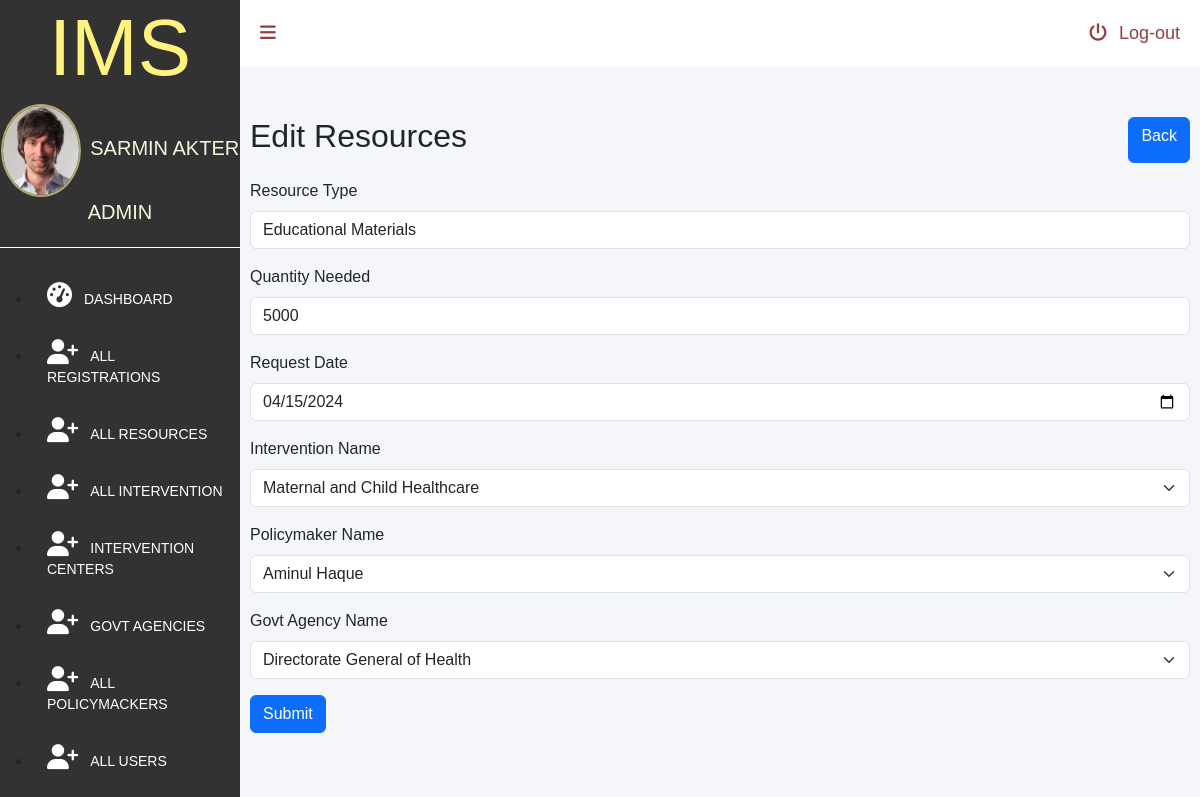
Page /admin/edit-resources.php?editId=37 (signed in) on the committed database.
### tables this page shows
CREATE TABLE `users`  (
  `userId` int(11) NOT NULL AUTO_INCREMENT,
  `name` varchar(255) NULL DEFAULT NULL,
  `username` varchar(255) NULL DEFAULT NULL,
  `role` varchar(255) NULL DEFAULT NULL,
  `password` varchar(255) NULL DEFAULT NULL,
  `email` varchar(255) NULL DEFAULT NULL,
  PRIMARY KEY (`userId`) USING BTREE
);

CREATE TABLE `resourceallocation_t`  (
  `resourceID` int(11) NOT NULL AUTO_INCREMENT,
  `resourceType` varchar(50) NULL DEFAULT NULL,
  `quantityNeeded` int(11) NULL DEFAULT NULL,
  `requestDate` date NULL DEFAULT NULL,
  `allocationDate` date NULL DEFAULT NULL,
  `approvalStatus` varchar(3) NULL DEFAULT NULL,
  `interventionID` char(5) NULL DEFAULT NULL,
  `policymakerID` char(5) NULL DEFAULT NULL,
  `agencyID` char(5) NULL DEFAULT NULL,
  PRIMARY KEY (`resourceID`) USING BTREE,
  INDEX `ResourceAllocation_FK1`(`interventionID`) USING BTREE,
  INDEX `ResourceAllocation_FK2`(`policymakerID`) USING BTREE,
  INDEX `ResourceAllocation_FK3`(`agencyID`) USING BTREE,
  CONSTRAINT `resourceallocation_t_ibfk_1` FOREIGN KEY (`interventionID`) REFERENCES `intervention_t` (`interventionID`) ON DELETE RESTRICT ON UPDATE RESTRICT,
  CONSTRAINT `resourceallocation_t_ibfk_2` FOREIGN KEY (`policymakerID`) REFERENCES `policymakers_t` (`policymakerID`) ON DELETE RESTRICT ON UPDATE RESTRICT,
  CONSTRAINT `resourceallocation_t_ibfk_3` FOREIGN KEY (`agencyID`) REFERENCES `governmentagencies_t` (`agencyID`) ON DELETE RESTRICT ON UPDATE RESTRICT
);

CREATE TABLE `intervention_t`  (
  `interventionID` char(5) NOT NULL,
  `interventionName` varchar(30) NULL DEFAULT NULL,
  `startDate` date NULL DEFAULT NULL,
  `endDate` date NULL DEFAULT NULL,
  `targetPopulation` int(11) NULL DEFAULT NULL,
  PRIMARY KEY (`interventionID`) USING BTREE
);

CREATE TABLE `policymakers_t`  (
  `policymakerID` char(5) NOT NULL,
  `policymakerName` varchar(255) NULL DEFAULT NULL,
  `policymakerEmail` varchar(25) NULL DEFAULT NULL,
  `policymakerContact` varchar(13) NULL DEFAULT NULL,
  `policymakerGroup` varchar(255) NULL DEFAULT NULL,
  `policymakerPassword` varchar(255) NULL DEFAULT NULL,
  `role` varchar(255) NULL DEFAULT NULL,
  PRIMARY KEY (`policymakerID`) USING BTREE
);

CREATE TABLE `governmentagencies_t`  (
  `agencyID` char(5) NOT NULL,
  `agencyName` varchar(30) NULL DEFAULT NULL,
  `agencyEmail` varchar(25) NULL DEFAULT NULL,
  `agencyContact` varchar(13) NULL DEFAULT NULL,
  `city` varchar(25) NULL DEFAULT NULL,
  `area` varchar(25) NULL DEFAULT NULL,
  `agencyGroup` varchar(255) NULL DEFAULT NULL,
  `role` varchar(255) NULL DEFAULT NULL,
  `password` varchar(255) NULL DEFAULT NULL,
  PRIMARY KEY (`agencyID`) USING BTREE
);

### admin/edit-resources.php (the view, shortened to what this page needs)
<?php
require_once '../lib/database.php';
if(isset($_GET['editId'])) {
    $editId = $_GET['editId'];
    $stmt = $conn->prepare("SELECT * FROM resourceallocation_t WHERE resourceID = ?");
    $stmt->bind_param("s", $editId);
    $stmt->execute();
    $result = $stmt->get_result();
    if ($result->num_rows > 0) {
        $resource = $result->fetch_assoc();
    } else {
        echo "No intervention found for editId: $editId";
        exit;
    }
}
?>
<!DOCTYPE html>
<html lang="en">
<head>
    <link href="https://cdn.jsdelivr.net/npm/bootstrap@5.3.3/dist/css/bootstrap.min.css" rel="stylesheet">
    <link rel="stylesheet" href="dashboard.css">
</head>
<body>
    <div id="dashboardMainContainer">
        <?php include('partials/sidebar.php')?>
        <div class="dashboard_content_container" id="dashboard_content_container">
            <?php include('partials/topnav.php')?>
            <div class="dashboard_content">
                <div class="d-flex justify-content-between pb-3">
                    <h2>Edit Resources</h2>
                    <a class="btn btn-primary" href="all-resources.php">Back</a>
                </div>
                <form action="edit-resources-processor.php" method="POST">
                <div class="mb-3">
                  <label for="resourceType" class="form-label">Resource Type</label>
                  <input type="text" class="form-control" id="resourceType" name="resourceType" value="<?php echo $resource['resourceType']; ?>">
                </div>
                <div class="mb-3">
                  <label for="quantityNeeded" class="form-label">Quantity Needed</label>
                  <input type="text" class="form-control" id="quantityNeeded" name="quantityNeeded" value="<?php echo $resource['quantityNeeded']; ?>">
                </div>
                <div class="mb-3">
                  <label for="requestDate" class="form-label">Request Date</label>
                  <input type="date" class="form-control" id="requestDate" name="requestDate" value="<?php echo $resource['requestDate']; ?>">
                </div>
                <div class="mb-3">
                  <label for="interventionID" class="form-label">Intervention Name</label>
                  <select name="interventionID" id="interventionID" class="form-select">
                    <?php
                        $sql = "SELECT * FROM `intervention_t`";
                        $result = $conn->query($sql);
                        if ($result->num_rows > 0) {
                          while($row = $result->fetch_assoc()) {
                    ?>
                    <option <?php if ($resource['interventionID'] == $row['interventionID']) echo "selected"; ?>  value="<?=$row['interventionID']?> "><?=$row['interventionName']?></option>
                    <?php } } ?>
                  </select>
                </div>
                <div class="mb-3">
                  <label for="policymakerID" class="form-label">Policymaker Name</label>
                  <select name="policymakerID" id="policymakerID" class="form-select">
                    <?php
                        $sql = "SELECT * FROM `policymakers_t`";
                        $result = $conn->query($sql);
                        if ($result->num_rows > 0) {
                          while($row = $result->fetch_assoc()) {
                    ?>
                    <option <?php if ($resource['policymakerID'] == $row['policymakerID']) echo "selected"; ?> value="<?=$row['policymakerID']?> "><?=$row['policymakerName']?></option>
                    <?php } } ?>
                  </select>
                </div>
                <div class="mb-3">
                  <label for="agencyID" class="form-label">Govt Agency Name</label>
                  <select name="agencyID" id="agencyID" class="form-select">
                    <?php
                        $sql = "SELECT * FROM `governmentagencies_t`";
                        $result = $conn->query($sql);
                        if ($result->num_rows > 0) {
                          while($row = $result->fetch_assoc()) {
                    ?>
                    <option <?php if ($resource['agencyID'] == $row['agencyID']) echo "selected"; ?> value="<?=$row['agencyID']?> "><?=$row['agencyName']?></option>
                    <?php } } ?>
                  </select>
                </div>
                <button type="submit" class="btn btn-primary">Submit</button>
              </form>
            </div>
        </div>
    </div>
</body>
</html>

### admin/partials/sidebar.php (shortened to what this page needs)
<?php
require_once '../lib/database.php';
if(isset($_SESSION['userId'])) {
    $userId = $_SESSION['userId'];
    $ustmt = $conn->prepare("SELECT * FROM `users` WHERE userId = ?");
    $ustmt->bind_param("s", $userId);
    $ustmt->execute();
    $allUsersResult = $ustmt->get_result();
    $allUsers = $allUsersResult->fetch_all(MYSQLI_ASSOC)[0];
} else {
    header("Location: login.php");
    exit();
}
?>
<div class="dashboard_sidebar" id="dashboard_sidebar">
            <h3 class="dashboard_logo" id="dashboard_logo">IMS</h3>
             <div class="dashboard_sidebar_user" >
              <img src="userimage.jpg" alt="User image."  id="userimage">
              <?php
                    $userName = "";
                    $role = "";
                    if (isset($allUsers["name"])) {
                        $userName = $allUsers["name"];
                        $role = $allUsers["role"];
                    }elseif (isset($allPolicymakers["policymakerName"])) {
                       $userName =$allPolicymakers["policymakerName"];
                       $role =$allPolicymakers["role"];
                    }elseif (isset($allIntervention["centreName"])) {
                       $userName =$allIntervention["centreName"];
                       $role =$allIntervention["role"];
                    }elseif (isset($allAgencies["agencyName"])) {
                        $userName =$allAgencies["agencyName"];
                        $role = "Govt Agency";
                     }
                ?>
              <span>
                <?=$userName;?>
               </span>
               <span>
                   <?=$role;?>
               </span>
            </div>
            <div class="dashboard_sidebar_menus">
                <ul class="dashboard_menus_lists" >
                    <li >
                        <a href="./dashboard.php" ><i class="fa fa-dashboard"></i><span class="menuText">Dashboard</span></a>
                    </li>
                    <?php
                    if ((isset($allUsers['role']) && $allUsers['role'] == 'admin')) {
                    ?>
                    <li >
                        <a href="reg-users.php" ><i class="fa fa-user-plus"></i><span class="menuText">All Registrations</span></a>
                    </li>
                    <?php
                    }
                        if ((isset($allUsers['role']) && $allUsers['role'] == 'admin') || (isset($allIntervention['role']) && $allIntervention['role'] == 'intervention') || (isset($allPolicymakers['role']) && $allPolicymakers['role'] == 'policymaker') || (isset($allAgencies['role']) && $allAgencies['role'] == 'ageny')) {
                     ?>
                    <li>
                        <a href="all-resources.php" ><i class="fa fa-user-plus"></i><span class="menuText">All Resources</span></a>
                    </li>
                    <li>
                        <a href="all-intervention.php" ><i class="fa fa-user-plus"></i><span class="menuText">All Intervention</span></a>
                    </li>
                    <li>
                       <a href="intervention-centers.php" ><i class="fa fa-user-plus"></i><span class="menuText">Intervention Centers</span></a>
                    </li>
                    <li>
                       <a href="gov-agencies.php" ><i class="fa fa-user-plus"></i><span class="menuText">Govt Agencies</span></a>
                    </li>
                    <?php
                    }
                        if ((isset($allUsers['role']) && $allUsers['role'] == 'admin') || (isset($allPolicymakers['role']) && $allPolicymakers['role'] == 'policymaker')) {
                     ?>
                    <li>
                        <a href="policymacker.php" ><i class="fa fa-user-plus"></i><span class="menuText">All Policymackers</span></a>
                    </li>
                    <?php
                    }
                        if ((isset($allUsers['role']) && $allUsers['role'] == 'admin')) {
                     ?>
                     <li>
                         <a href="all-users.php" ><i class="fa fa-user-plus"></i><span class="menuText">All Users</span></a>
                    </li>
                    <?php } ?>
                </ul>
            </div>
        </div>

### admin/dashboard.css (style rules this page uses)
* { font-family: 'Poppins', sans-serif; margin:0; padding:0; box-sizing: border-box; outline: none; text-decoration: none; }
#dashboardMainContainer { display: flex; flex-direction: row; }
div.dashboard_sidebar { width:20%; background: #323232; height:150vh ; }
div.dashboard_content_container { width:80%; background: #f4f6f9; }
h3.dashboard_logo { color: #fff27f; font-size: 80px; text-align: center; }
div.dashboard_sidebar_user { text-align:center; position: relative; padding-bottom:20px ; border-bottom: 1px solid #fff }
div.dashboard_sidebar_user img { width:80px; display: inline-block; border-radius: 50%; border:2px solid #aea76b; margin-right: 5px; vertical-align: middle; }
div.dashboard_sidebar_user span { top: 20%; font-size: 20px; text-transform:uppercase; color:beige; display: inline-block; }
ul.dashboard_menus_lists { margin-top: 20px; }
ul.dashboard_menus_lists li { padding: 15px 15px; text-transform: uppercase; }
ul.dashboard_menus_lists li a { text-decoration: none; color: #fff; font-size: 14px; display: block; }
ul.dashboard_menus_lists li a i { font-size: 25px; }
.fa { padding-right: 12px; }
div.dashboard_content { padding: 50px 10px 10px 10px; }

### rows in the picture
users: name "SARMIN AKTER", role "ADMIN"
resourceallocation_t: resourceType "Educational Materials", quantityNeeded "5000", requestDate "04/15/2024", interventionID "Maternal and Child Healthcare", policymakerID "Aminul Haque", agencyID "Directorate General of Health"
